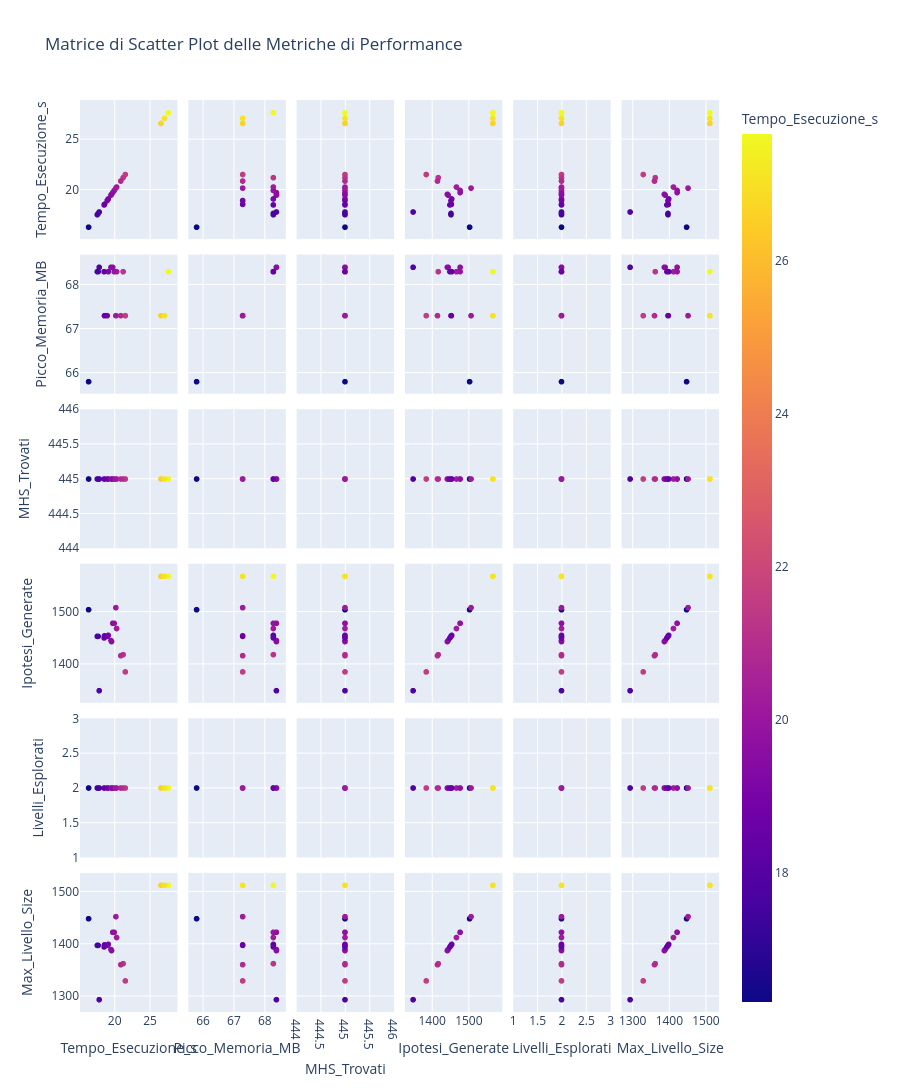

Notebook source saved alongside this figure:
### Code cell
numeric_cols = ['Tempo_Esecuzione_s', 'Picco_Memoria_MB', 'MHS_Trovati', 'Ipotesi_Generate', 'Livelli_Esplorati', 'Max_Livello_Size']

# Crea la matrice di scatter
fig = px.scatter_matrix(df,
                        dimensions=numeric_cols,
                        title='Matrice di Scatter Plot delle Metriche di Performance',
                        height=1400, # Aumenta l'altezza per una migliore leggibilità
                        color='Tempo_Esecuzione_s' # Colora i punti in tutti i grafici della matrice
                       )
fig.show()

### Figure 1 — Plotly figure (JSON) as saved in the notebook; plotly's stock layout.template omitted (floating-point values rounded to 4 significant figures)
{"data": [{"dimensions": [{"axis": {"matches": true}, "label": "Tempo_Esecuzione_s", "values": [27.67, 26.61, 16.3, 17.67, 27.11, 17.81, 20.29, 21.53, 19.11, 19.57, 21.22, 19.95, 19.74, 17.54, 18.95, 20.89, 18.57, 19.5, 18.52, 20.19]}, {"axis": {"matches": true}, "label": "Picco_Memoria_MB", "values": [68.3, 67.3, 65.8, 68.3, 67.3, 68.4, 68.3, 67.3, 68.3, 68.4, 68.3, 68.3, 68.4, 68.3, 67.3, 67.3, 67.3, 68.4, 68.3, 67.3]}, {"axis": {"matches": true}, "label": "MHS_Trovati", "values": [445, 445, 445, 445, 445, 445, 445, 445, 445, 445, 445, 445, 445, 445, 445, 445, 445, 445, 445, 445]}, {"axis": {"matches": true}, "label": "Ipotesi_Generate", "values": [1568, 1568, 1504, 1453, 1568, 1349, 1468, 1385, 1455, 1443, 1418, 1478, 1478, 1453, 1453, 1416, 1454, 1445, 1450, 1508]}, {"axis": {"matches": true}, "label": "Livelli_Esplorati", "values": [2, 2, 2, 2, 2, 2, 2, 2, 2, 2, 2, 2, 2, 2, 2, 2, 2, 2, 2, 2]}, {"axis": {"matches": true}, "label": "Max_Livello_Size", "values": [1512, 1512, 1448, 1397, 1512, 1293, 1412, 1329, 1399, 1387, 1362, 1422, 1422, 1397, 1397, 1360, 1398, 1389, 1394, 1452]}], "hovertemplate": "%{xaxis.title.text}=%{x}<br>%{yaxis.title.text}=%{y}<br>Tempo_Esecuzione_s=%{marker.color}<extra></extra>", "legendgroup": "", "marker": {"color": [27.67, 26.61, 16.3, 17.67, 27.11, 17.81, 20.29, 21.53, 19.11, 19.57, 21.22, 19.95, 19.74, 17.54, 18.95, 20.89, 18.57, 19.5, 18.52, 20.19], "coloraxis": "coloraxis", "symbol": "circle"}, "name": "", "showlegend": false, "type": "splom"}], "layout": {"coloraxis": {"colorbar": {"title": {"text": "Tempo_Esecuzione_s"}}, "colorscale": [[0, "#0d0887"], [0.1111, "#46039f"], [0.2222, "#7201a8"], [0.3333, "#9c179e"], [0.4444, "#bd3786"], [0.5556, "#d8576b"], [0.6667, "#ed7953"], [0.7778, "#fb9f3a"], [0.8889, "#fdca26"], [1, "#f0f921"]]}, "dragmode": "select", "height": 1400, "legend": {"tracegroupgap": 0}, "title": {"text": "Matrice di Scatter Plot delle Metriche di Performance"}}}
